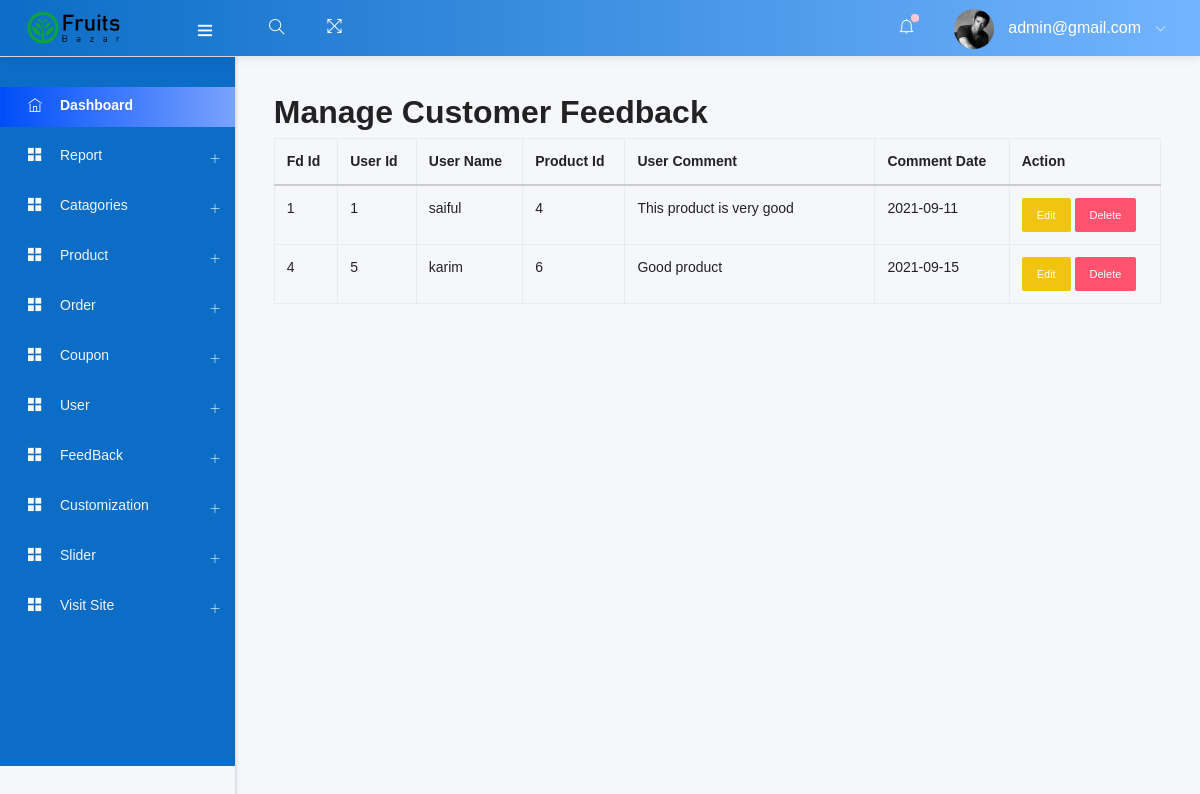
The app's page /admin/customer_feedback.php (signed in) with its own data.
### tables this page shows
CREATE TABLE `add_logo` (
  `id` int(10) NOT NULL,
  `img` varchar(200) NOT NULL
);

CREATE TABLE `customer_feedback` (
  `id` int(11) NOT NULL,
  `user_id` int(11) NOT NULL,
  `user_name` varchar(255) NOT NULL,
  `pdt_id` int(11) NOT NULL,
  `comment` varchar(255) NOT NULL,
  `comment_date` date NOT NULL
);

### admin/customer_feedback.php (called while the page is built, shortened)
<?php
    include ("template.php");
?>

### admin/class/adminback.php (called while the page is built, shortened)
<?php
class  adminback
{
    private $connection;
    function __construct()
    {
        $dbhost = "localhost";
        $dbuser = "root";
        $dbpass = "";
        $dbname = "fruitecommerce";
        $this->connection = mysqli_connect($dbhost, $dbuser, $dbpass, $dbname);
    }
    function display_logo()
    {
        $query = "SELECT * FROM add_logo";
        if (mysqli_query($this->connection, $query)) {
            $pdt_info = mysqli_query($this->connection, $query);
            return $pdt_info;
        }
    }
    function view_comment_all(){
        $query = "SELECT * FROM `customer_feedback`";
        if(mysqli_query($this->connection, $query)){
            $result = mysqli_query($this->connection, $query);
           return $result;
        }
    }
}

### admin/views/customer_feedback_view.php (the view, shortened to what this page needs)
<?php
    $cmt_info = $obj->view_comment_all();
?>
<h2>Manage Customer Feedback</h2>
<table class="table table-bordered">
    <thead>
        <tr>
            <th>Fd Id</th>
            <th>User Id</th>
            <th>User Name</th>
            <th>Product Id</th>
            <th>User Comment</th>
            <th>Comment Date</th>
            <th>Action</th>
        </tr>
    </thead>
    <tbody>
        <?php
            while($cmt_row = mysqli_fetch_assoc($cmt_info)){
        ?>
        <tr>
            <td>
                <?php echo $cmt_row['id']?>
            </td>
            <td>
                <?php echo $cmt_row['user_id']?>
            </td>
            <td>
                <?php echo $cmt_row['user_name']?>
            </td>
            <td>
                <?php echo $cmt_row['pdt_id']?>
            </td>
            <td style="width:250px ;">
                <?php echo $cmt_row['comment']?>
            </td>
            <td>
                <?php echo $cmt_row['comment_date']?>
            </td>
            <td>
                <a href="edit_comment.php?status=editcomment&&id= <?php echo $cmt_row['id']?>" class="btn btn-sm btn-warning">Edit</a>
                <a href="?status=deletecomment&&id= <?php echo $cmt_row['id']?>" class="btn btn-sm btn-danger">Delete</a>
            </td>
        </tr>
        <?php }?>
    </tbody>
</table>

### admin/includes/headernav.php (shortened to what this page needs)
<nav class="navbar header-navbar pcoded-header">
               <div class="navbar-wrapper">
                   <div class="navbar-logo">
                       <a class="mobile-menu" id="mobile-collapse" href="#!">
                           <i class="ti-menu"></i>
                       </a>
                       <a href="index.php">
                       <?php
                        $obj=new adminback();
                        $logo_info = $obj->display_logo();
                        $logo = mysqli_fetch_assoc($logo_info);
                       ?>
                           <img class="img-fluid" src="uploads/<?php echo $logo['img']; ?>" alt="Theme-Logo" />
                       </a>
                   </div>
                   <div class="navbar-container container-fluid">
                       <ul class="nav-left">
                           <li class="header-search">
                               <div class="main-search morphsearch-search">
                                   <div class="input-group">
                                       <input type="text" class="form-control">
                                       <span class="input-group-addon search-btn"><i class="ti-search"></i></span>
                                   </div>
                               </div>
                           </li>
                           <li>
                               <a href="#!" onclick="javascript:toggleFullScreen()">
                                   <i class="ti-fullscreen"></i>
                               </a>
                           </li>
                       </ul>
                       <ul class="nav-right">
                           <li class="header-notification">
                               <a href="#!">
                                   <i class="ti-bell"></i>
                                   <span class="badge bg-c-pink"></span>
                               </a>
                           </li>
                           <li class="user-profile header-notification">
                               <a href="#!">
                                   <img src="assets/images/avatar-4.jpg" class="img-radius" alt="User-Profile-Image">
                                   <span> <?php echo $admin_email ?> </span>
                                   <i class="ti-angle-down"></i>
                               </a>
                           </li>
                       </ul>
                   </div>
               </div>
           </nav>

### admin/includes/head.php (style rules this page uses)
.pcoded .pcoded-header[header-theme="theme5"] { background: -webkit-gradient(linear, left top, right top, from(#0071f3), to(#73b4ff)); background: linear-gradient(to right, #0b6dc6, #73b4ff); }

### records on screen
add_logo: img (picture)
customer_feedback: id "1", user "1", user_name "saiful", pdt "4", comment "This product is very good", comment_date "2021-09-11"
customer_feedback: id "4", user "5", user_name "karim", pdt "6", comment "Good product", comment_date "2021-09-15"

### other values on screen
$admin_email "admin@gmail.com"
